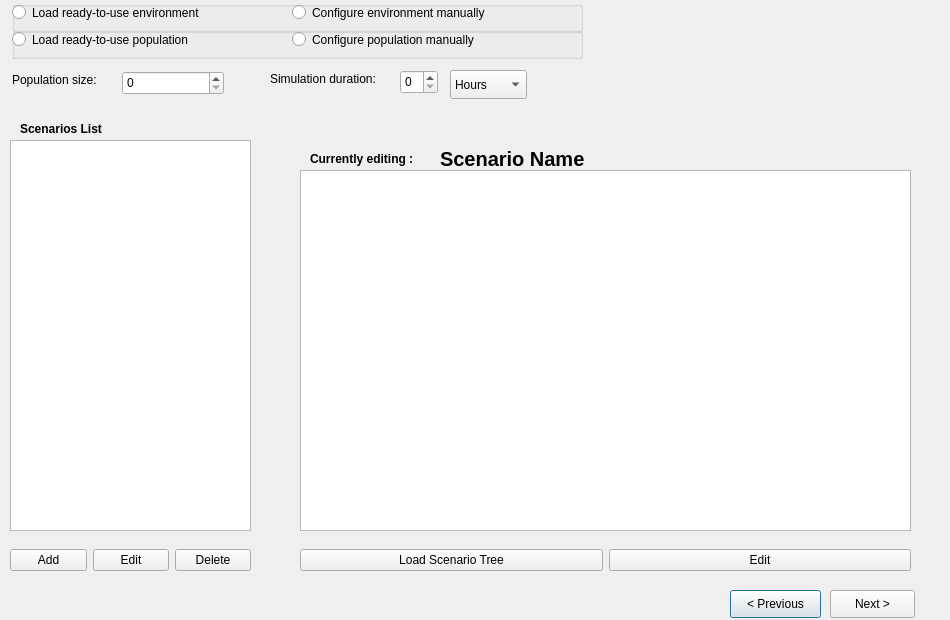
<?xml version="1.0" encoding="UTF-8"?>
<ui version="4.0">
    <class>simulation</class>
    <widget class="QDialog" name="simulation">
        <property name="geometry">
            <rect>
                <x>0</x>
                <y>0</y>
                <width>950</width>
                <height>620</height>
            </rect>
        </property>
        <property name="windowTitle">
            <string>Dialog</string>
        </property>
        <widget class="QLabel" name="label_2">
            <property name="geometry">
                <rect>
                    <x>20</x>
                    <y>120</y>
                    <width>102</width>
                    <height>18</height>
                </rect>
            </property>
            <property name="font">
                <font>
                    <weight>75</weight>
                    <bold>true</bold>
                </font>
            </property>
            <property name="text">
                <string>Scenarios List</string>
            </property>
        </widget>
        <widget class="QPushButton" name="pushButton">
            <property name="geometry">
                <rect>
                    <x>730</x>
                    <y>590</y>
                    <width>91</width>
                    <height>28</height>
                </rect>
            </property>
            <property name="text">
                <string>&lt; Previous</string>
            </property>
        </widget>
        <widget class="QPushButton" name="next">
            <property name="geometry">
                <rect>
                    <x>830</x>
                    <y>590</y>
                    <width>85</width>
                    <height>28</height>
                </rect>
            </property>
            <property name="text">
                <string>Next &gt;</string>
            </property>
        </widget>
        <widget class="QComboBox" name="comboBox">
            <property name="geometry">
                <rect>
                    <x>450</x>
                    <y>70</y>
                    <width>77</width>
                    <height>29</height>
                </rect>
            </property>
            <item>
                <property name="text">
                    <string>Hours</string>
                </property>
            </item>
            <item>
                <property name="text">
                    <string>Days</string>
                </property>
            </item>
            <item>
                <property name="text">
                    <string>Weeks</string>
                </property>
            </item>
            <item>
                <property name="text">
                    <string>Months</string>
                </property>
            </item>
            <item>
                <property name="text">
                    <string>Years</string>
                </property>
            </item>
        </widget>
        <widget class="QSpinBox" name="spinBox_2">
            <property name="geometry">
                <rect>
                    <x>400</x>
                    <y>70</y>
                    <width>38</width>
                    <height>24</height>
                </rect>
            </property>
        </widget>
        <widget class="QLabel" name="label_3">
            <property name="geometry">
                <rect>
                    <x>270</x>
                    <y>70</y>
                    <width>132</width>
                    <height>18</height>
                </rect>
            </property>
            <property name="text">
                <string>Simulation duration:</string>
            </property>
            <property name="buddy">
                <cstring>spinBox_2</cstring>
            </property>
        </widget>
        <widget class="QSpinBox" name="spinBox">
            <property name="geometry">
                <rect>
                    <x>122</x>
                    <y>71</y>
                    <width>102</width>
                    <height>24</height>
                </rect>
            </property>
            <property name="maximum">
                <number>2147483647</number>
            </property>
        </widget>
        <widget class="QLabel" name="label">
            <property name="geometry">
                <rect>
                    <x>12</x>
                    <y>70</y>
                    <width>101</width>
                    <height>20</height>
                </rect>
            </property>
            <property name="text">
                <string>Population size:</string>
            </property>
            <property name="buddy">
                <cstring>spinBox</cstring>
            </property>
        </widget>
        <widget class="QGroupBox" name="groupBox">
            <property name="geometry">
                <rect>
                    <x>12</x>
                    <y>1</y>
                    <width>571</width>
                    <height>31</height>
                </rect>
            </property>
            <property name="title">
                <string/>
            </property>
            <widget class="QRadioButton" name="radioButton">
                <property name="geometry">
                    <rect>
                        <x>0</x>
                        <y>0</y>
                        <width>232</width>
                        <height>23</height>
                    </rect>
                </property>
                <property name="text">
                    <string>Load ready-to-use environment</string>
                </property>
            </widget>
            <widget class="QRadioButton" name="radioButton_2">
                <property name="geometry">
                    <rect>
                        <x>280</x>
                        <y>0</y>
                        <width>241</width>
                        <height>23</height>
                    </rect>
                </property>
                <property name="text">
                    <string>Configure environment manually</string>
                </property>
            </widget>
        </widget>
        <widget class="QGroupBox" name="groupBox_2">
            <property name="geometry">
                <rect>
                    <x>12</x>
                    <y>28</y>
                    <width>571</width>
                    <height>31</height>
                </rect>
            </property>
            <property name="title">
                <string/>
            </property>
            <widget class="QRadioButton" name="radioButton_3">
                <property name="geometry">
                    <rect>
                        <x>0</x>
                        <y>0</y>
                        <width>232</width>
                        <height>23</height>
                    </rect>
                </property>
                <property name="text">
                    <string>Load ready-to-use population</string>
                </property>
            </widget>
            <widget class="QRadioButton" name="radioButton_4">
                <property name="geometry">
                    <rect>
                        <x>280</x>
                        <y>0</y>
                        <width>241</width>
                        <height>23</height>
                    </rect>
                </property>
                <property name="text">
                    <string>Configure population manually</string>
                </property>
            </widget>
        </widget>
        <widget class="QTreeView" name="treeView">
            <property name="geometry">
                <rect>
                    <x>300</x>
                    <y>170</y>
                    <width>611</width>
                    <height>361</height>
                </rect>
            </property>
        </widget>
        <widget class="QTableView" name="tableView">
            <property name="geometry">
                <rect>
                    <x>10</x>
                    <y>140</y>
                    <width>241</width>
                    <height>391</height>
                </rect>
            </property>
        </widget>
        <widget class="QWidget" name="horizontalLayoutWidget">
            <property name="geometry">
                <rect>
                    <x>10</x>
                    <y>540</y>
                    <width>241</width>
                    <height>41</height>
                </rect>
            </property>
            <layout class="QHBoxLayout" name="horizontalLayout">
                <item>
                    <widget class="QPushButton" name="add_4">
                        <property name="text">
                            <string>Add</string>
                        </property>
                    </widget>
                </item>
                <item>
                    <widget class="QPushButton" name="edit_4">
                        <property name="text">
                            <string>Edit</string>
                        </property>
                    </widget>
                </item>
                <item>
                    <widget class="QPushButton" name="delete_5">
                        <property name="text">
                            <string>Delete</string>
                        </property>
                    </widget>
                </item>
            </layout>
        </widget>
        <widget class="QWidget" name="horizontalLayoutWidget_2">
            <property name="geometry">
                <rect>
                    <x>300</x>
                    <y>540</y>
                    <width>611</width>
                    <height>41</height>
                </rect>
            </property>
            <layout class="QHBoxLayout" name="horizontalLayout_2">
                <item>
                    <widget class="QPushButton" name="pushButton_2">
                        <property name="text">
                            <string>Load Scenario Tree</string>
                        </property>
                    </widget>
                </item>
                <item>
                    <widget class="QPushButton" name="edit_5">
                        <property name="text">
                            <string>Edit</string>
                        </property>
                    </widget>
                </item>
            </layout>
        </widget>
        <widget class="QLabel" name="label_4">
            <property name="geometry">
                <rect>
                    <x>310</x>
                    <y>150</y>
                    <width>141</width>
                    <height>18</height>
                </rect>
            </property>
            <property name="font">
                <font>
                    <weight>75</weight>
                    <bold>true</bold>
                </font>
            </property>
            <property name="text">
                <string>Currently editing :</string>
            </property>
        </widget>
        <widget class="QLabel" name="label_5">
            <property name="geometry">
                <rect>
                    <x>440</x>
                    <y>150</y>
                    <width>191</width>
                    <height>18</height>
                </rect>
            </property>
            <property name="font">
                <font>
                    <pointsize>15</pointsize>
                    <weight>75</weight>
                    <bold>true</bold>
                </font>
            </property>
            <property name="text">
                <string>Scenario Name</string>
            </property>
        </widget>
    </widget>
    <resources/>
    <connections/>
</ui>
